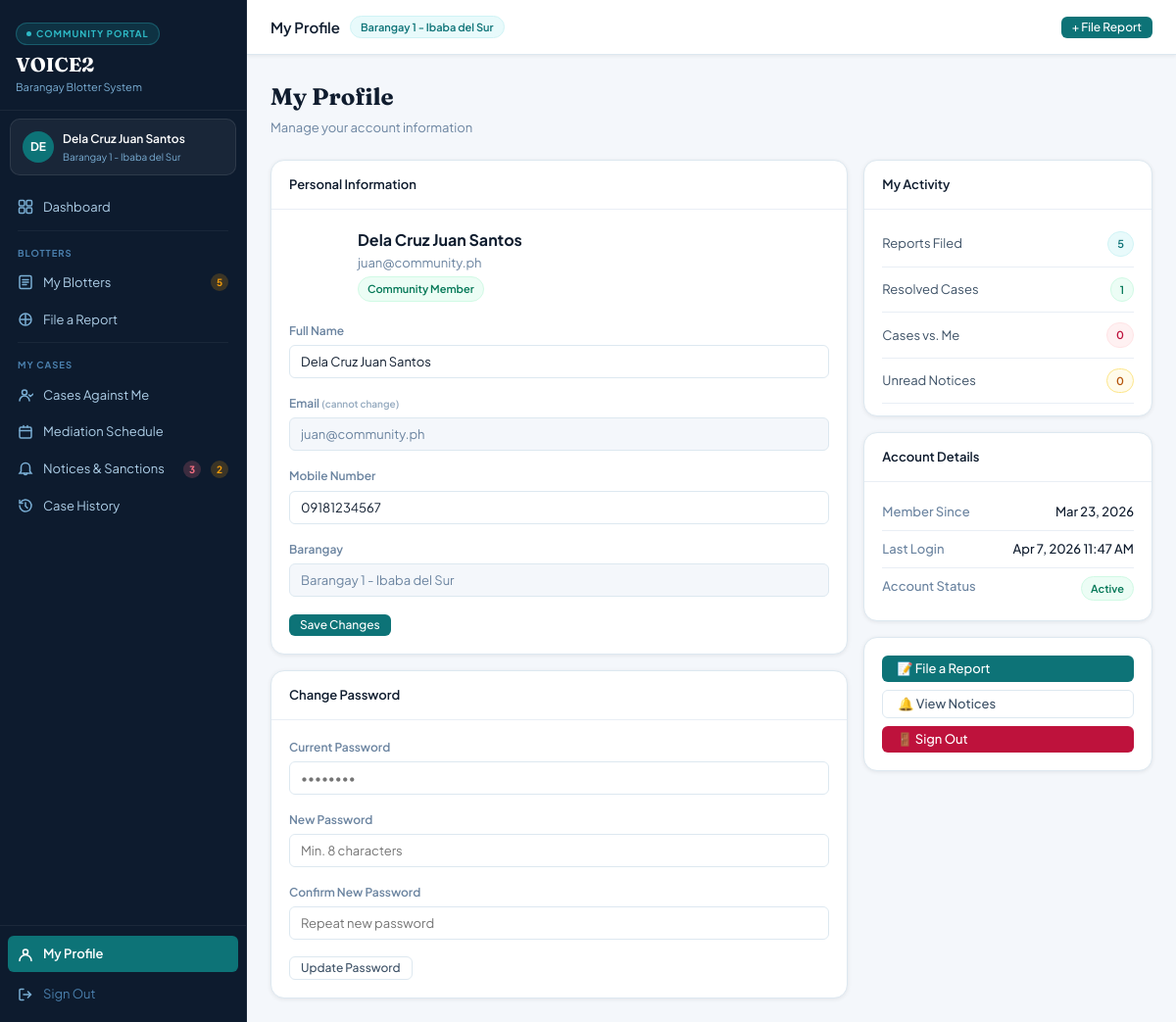
The page /community-portal/index.php?page=profile (signed in) on the database its author committed.
### tables this page shows
CREATE TABLE `barangays` (
  `id` int(10) UNSIGNED NOT NULL,
  `name` varchar(120) NOT NULL,
  `municipality` varchar(120) NOT NULL,
  `province` varchar(120) DEFAULT NULL,
  `psgc_code` varchar(20) DEFAULT NULL,
  `contact_no` varchar(20) DEFAULT NULL,
  `email` varchar(120) DEFAULT NULL,
  `address` text DEFAULT NULL,
  `captain_name` varchar(120) DEFAULT NULL,
  `is_active` tinyint(1) NOT NULL DEFAULT 1,
  `created_at` datetime NOT NULL DEFAULT current_timestamp(),
  `updated_at` datetime NOT NULL DEFAULT current_timestamp() ON UPDATE current_timestamp()
);

CREATE TABLE `users` (
  `id` int(10) UNSIGNED NOT NULL,
  `barangay_id` int(10) UNSIGNED DEFAULT NULL,
  `full_name` varchar(200) NOT NULL,
  `first_name` varchar(80) DEFAULT NULL,
  `middle_name` varchar(80) DEFAULT NULL,
  `last_name` varchar(80) DEFAULT NULL,
  `email` varchar(150) NOT NULL,
  `password_hash` varchar(255) NOT NULL,
  `contact_number` varchar(20) DEFAULT NULL,
  `address` text DEFAULT NULL,
  `birth_date` date DEFAULT NULL,
  `role` enum('community','barangay','superadmin') NOT NULL DEFAULT 'community',
  `is_active` tinyint(1) NOT NULL DEFAULT 0,
  `last_login` datetime DEFAULT NULL,
  `created_at` datetime NOT NULL DEFAULT current_timestamp(),
  `updated_at` datetime NOT NULL DEFAULT current_timestamp() ON UPDATE current_timestamp()
);

### connection/connect.php (called while the page is built, shortened)
<?php
function currentUser(): array {
    return [
        'id'         => $_SESSION['user_id']   ?? null,
        'name'       => $_SESSION['user_name'] ?? null,
        'role'       => $_SESSION['user_role'] ?? null,
        'barangay_id'=> $_SESSION['barangay_id'] ?? null,
    ];
}
function e(string $str): string {
    return htmlspecialchars($str, ENT_QUOTES, 'UTF-8');
}

### community-portal/pages/profile.php (the view, shortened to what this page needs)
<?php
$uid = (int)$user['id'];
$me = [];
try { $s=$pdo->prepare("SELECT * FROM users WHERE id=? LIMIT 1"); $s->execute([$uid]); $me=$s->fetch()??[]; } catch(PDOException $e){}
$stats=['filed'=>0,'resolved'=>0,'violations'=>0,'pending_notices'=>0];
try {
    $stats['filed']           = (int)$pdo->query("SELECT COUNT(*) FROM blotters WHERE complainant_user_id=$uid")->fetchColumn();
    $stats['resolved']        = (int)$pdo->query("SELECT COUNT(*) FROM blotters WHERE complainant_user_id=$uid AND status IN ('resolved','closed')")->fetchColumn();
    $stats['violations']      = (int)$pdo->query("SELECT COUNT(*) FROM violations WHERE user_id=$uid")->fetchColumn();
    $stats['pending_notices'] = (int)$pdo->query("SELECT COUNT(*) FROM notices WHERE recipient_user_id=$uid AND acknowledged_at IS NULL")->fetchColumn();
} catch(PDOException $e){}
?>
<div class="page-hdr">
  <div class="page-hdr-left"><h2>My Profile</h2><p>Manage your account information</p></div>
</div>
<div class="g21">
  <div>
    <div class="card mb16">
      <div class="card-hdr"><span class="card-title">Personal Information</span></div>
      <div class="card-body">
        <div style="display:flex;align-items:center;gap:14px;margin-bottom:20px">
          <div style="width:56px;height:56px;border-radius:50%;background:var(--green-600);color:#fff;display:flex;align-items:center;justify-content:center;font-size:20px;font-weight:700;flex-shrink:0">
          </div>
          <div>
            <div style="font-size:16px;font-weight:700;color:var(--ink-900)"><?= e($me['full_name']??'') ?></div>
            <div style="font-size:13px;color:var(--ink-400)"><?= e($me['email']??'') ?></div>
            <span class="chip ch-green" style="margin-top:4px">Community Member</span>
          </div>
        </div>
        <form method="POST">
          <div class="fg"><label>Full Name</label><input type="text" name="full_name" value="<?= e($me['full_name']??'') ?>" required></div>
          <div class="fg">
            <label>Email <small style="color:var(--ink-300)">(cannot change)</small></label>
            <input type="email" value="<?= e($me['email']??'') ?>" readonly style="background:var(--surface);color:var(--ink-400)">
          </div>
          <div class="fg"><label>Mobile Number</label><input type="tel" name="contact_number" value="<?= e($me['contact_number']??'') ?>" placeholder="09XXXXXXXXX"></div>
          <div class="fg">
            <label>Barangay</label>
            <input type="text" value="<?= e($bgy_name) ?>" readonly style="background:var(--surface);color:var(--ink-400)">
          </div>
          <button type="submit" class="btn btn-primary btn-sm">Save Changes</button>
        </form>
      </div>
    </div>
    <div class="card">
      <div class="card-hdr"><span class="card-title">Change Password</span></div>
      <div class="card-body">
        <form method="POST">
          <div class="fg"><label>Current Password</label><input type="password" name="current" placeholder="••••••••"></div>
          <div class="fg"><label>New Password</label><input type="password" name="new" placeholder="Min. 8 characters"></div>
          <div class="fg"><label>Confirm New Password</label><input type="password" name="confirm" placeholder="Repeat new password"></div>
          <button type="submit" class="btn btn-outline btn-sm">Update Password</button>
        </form>
      </div>
    </div>
  </div>
  <div>
    <div class="card mb16">
      <div class="card-hdr"><span class="card-title">My Activity</span></div>
      <div class="card-body" style="padding:12px 18px">
        <?php foreach([
          ['Reports Filed',   'filed',           'ch-teal'],
          ['Resolved Cases',  'resolved',        'ch-green'],
          ['Cases vs. Me',    'violations',      'ch-rose'],
          ['Unread Notices',  'pending_notices', 'ch-amber'],
        ] as [$lbl,$key,$ch]): ?>
        <div style="display:flex;justify-content:space-between;align-items:center;padding:10px 0;border-bottom:1px solid var(--surface-2)">
          <span style="font-size:13px;color:var(--ink-600)"><?= $lbl ?></span>
          <span class="chip <?= $ch ?>"><?= $stats[$key] ?></span>
        </div>
        <?php endforeach; ?>
      </div>
    </div>
    <div class="card mb16">
      <div class="card-hdr"><span class="card-title">Account Details</span></div>
      <div class="card-body" style="padding:12px 18px">
        <div class="dr"><span class="dr-lbl">Member Since</span><span class="dr-val"><?= $me['created_at']?date('M j, Y',strtotime($me['created_at'])):'—' ?></span></div>
        <div class="dr"><span class="dr-lbl">Last Login</span><span class="dr-val"><?= $me['last_login']?date('M j, Y g:i A',strtotime($me['last_login'])):'—' ?></span></div>
        <div class="dr"><span class="dr-lbl">Account Status</span><span class="dr-val"><span class="chip <?= ($me['is_active']??0)?'ch-green':'ch-amber' ?>"><?= ($me['is_active']??0)?'Active':'Pending Approval' ?></span></span></div>
      </div>
    </div>
    <div class="card">
      <div class="card-body" style="display:flex;flex-direction:column;gap:8px">
        <a href="?page=file-report" class="btn btn-primary" style="justify-content:flex-start">📝 File a Report</a>
        <a href="?page=notices"     class="btn btn-outline" style="justify-content:flex-start">🔔 View Notices</a>
        <a href="../connection/logout.php" class="btn btn-danger" style="justify-content:flex-start">🚪 Sign Out</a>
      </div>
    </div>
  </div>
</div>

### community-portal/index.php (shortened to what this page needs)
<?php
require_once '../connection/auth.php';
$user = currentUser();
$allowed = ['dashboard','my-blotters','file-report','assigned-cases','mediation','notices','history','profile'];
$page    = (isset($_GET['page']) && in_array($_GET['page'], $allowed)) ? $_GET['page'] : 'dashboard';
$titles = [
    'dashboard'      => 'Dashboard',
    'my-blotters'    => 'My Blotters',
    'file-report'    => 'File a Report',
    'assigned-cases' => 'Cases Against Me',
    'mediation'      => 'Mediation Schedule',
    'notices'        => 'Notices & Sanctions',
    'history'        => 'Case History',
    'profile'        => 'My Profile',
];
$uid = (int)$user['id'];
$bid = (int)$user['barangay_id'];
$bgy_name = 'Your Barangay';
try {
    $s = $pdo->prepare("SELECT name FROM barangays WHERE id = ? LIMIT 1");
    $s->execute([$bid]);
    $bgy_name = $s->fetchColumn() ?: $bgy_name;
} catch (PDOException $e) {}
$badge_blotters = $badge_cases = $badge_notices = $badge_med = $badge_sanctions = 0;
try {
    $uname = trim($user['name'] ?? '');
    $name_parts = array_filter(preg_split('/[\s,]+/', $uname), fn($p) => strlen($p) > 2);
    $name_likes = [];
    foreach ($name_parts as $part) {
        $name_likes[] = 'b.respondent_name LIKE ' . $pdo->quote('%' . $part . '%');
    }
    $name_match_sql = $name_likes ? '(' . implode(' AND ', $name_likes) . ')' : '1=0';
    $respondent_scope_sql = "(b.respondent_user_id=$uid OR (b.respondent_user_id IS NULL AND $name_match_sql))";
    $badge_blotters = (int)$pdo->query("SELECT COUNT(*) FROM blotters WHERE complainant_user_id=$uid")->fetchColumn();
    $badge_notices = (int)$pdo->query("SELECT COUNT(*) FROM party_notifications WHERE recipient_user_id=$uid AND read_at IS NULL AND status IN ('pending','sent')")->fetchColumn();
    $badge_penalties = (int)$pdo->query("
        SELECT COUNT(DISTINCT p.id)
        FROM penalties p
        JOIN blotters b ON b.id = p.blotter_id
        WHERE b.barangay_id = $bid
          AND (
            (p.missed_party IN ('respondent','both') AND $respondent_scope_sql)
            OR (p.missed_party IN ('complainant','both') AND b.complainant_user_id = $uid)
          )
    ")->fetchColumn();
    $badge_event_sanctions = (int)$pdo->query("
        SELECT COUNT(*) FROM (
            SELECT CONCAT('missed_resp:', ms.id) AS sanction_key
            FROM mediation_schedules ms
            JOIN blotters b ON b.id = ms.blotter_id
            WHERE b.barangay_id = $bid
              AND ms.missed_session = 1
              AND ms.no_show_by IN ('respondent','both')
              AND $respondent_scope_sql
            UNION
            SELECT CONCAT('missed_comp:', ms.id) AS sanction_key
            FROM mediation_schedules ms
            JOIN blotters b ON b.id = ms.blotter_id
            WHERE b.barangay_id = $bid
              AND b.complainant_user_id = $uid
              AND ms.missed_session = 1
              AND ms.no_show_by IN ('complainant','both')
            UNION
            SELECT CONCAT('referred_resp:', b.id) AS sanction_key
            FROM blotters b
            WHERE b.barangay_id = $bid
              AND $respondent_scope_sql
              AND (
                b.prescribed_action IN ('refer_police','refer_vawc','escalate_municipality')
                OR b.status IN ('escalated','cfa_issued','transferred')
              )
            UNION
            SELECT CONCAT('referred_comp:', b.id) AS sanction_key
            FROM blotters b
            WHERE b.barangay_id = $bid
              AND b.complainant_user_id = $uid
              AND (
                b.prescribed_action IN ('refer_police','refer_vawc','escalate_municipality')
                OR b.status IN ('escalated','cfa_issued','transferred')
              )
            UNION
            SELECT CONCAT('dismissed_comp:', b.id) AS sanction_key
            FROM blotters b
            WHERE b.barangay_id = $bid
              AND b.complainant_user_id = $uid
              AND b.status = 'dismissed'
            UNION
            SELECT CONCAT('dismissed_resp:', b.id) AS sanction_key
            FROM blotters b
            WHERE b.barangay_id = $bid
              AND $respondent_scope_sql
              AND b.status = 'dismissed'
        ) sanctions
    ")->fetchColumn();
    $badge_sanctions = $badge_penalties + $badge_event_sanctions;
} catch (PDOException $e) {}
?>
<!DOCTYPE html>
<html lang="en">
<head>
  <link rel="stylesheet" href="css/styles.css">
</head>
<body>
<div class="app">
  <aside class="sidebar">
    <div class="sb-brand">
      <div class="sb-pill"><div class="sb-dot"></div><span>Community Portal</span></div>
      <div class="sb-name">VOICE2</div>
      <div class="sb-sub">Barangay Blotter System</div>
    </div>
    <div class="user-chip">
      <div class="user-av"><?= strtoupper(substr($user['name'] ?? 'U', 0, 2)) ?></div>
      <div>
        <div class="user-nm"><?= e($user['name'] ?? 'Resident') ?></div>
        <div class="user-bgy"><?= e($bgy_name) ?></div>
      </div>
    </div>
    <nav>
      <a class="nav-a <?= $page==='dashboard'?'active':'' ?>" href="?page=dashboard">
        <span class="nav-lbl">Dashboard</span>
      </a>
      <div class="nav-hr"></div>
      <div class="nav-sec">Blotters</div>
      <a class="nav-a <?= $page==='my-blotters'?'active':'' ?>" href="?page=my-blotters">
        <svg class="nav-ic" viewBox="0 0 16 16" fill="none" stroke="currentColor" stroke-width="1.5" stroke-linecap="round"><rect x="2" y="1.5" width="12" height="13" rx="1.5"/><path d="M5 5.5h6M5 8h6M5 10.5h4"/></svg>
        <span class="nav-lbl">My Blotters</span>
        <?php if ($badge_blotters > 0): ?><span class="nav-badge nb-amber"><?= $badge_blotters ?></span><?php endif; ?>
      </a>
      <a class="nav-a <?= $page==='file-report'?'active':'' ?>" href="?page=file-report">
        <svg class="nav-ic" viewBox="0 0 16 16" fill="none" stroke="currentColor" stroke-width="1.5" stroke-linecap="round"><path d="M8 3v10M3 8h10"/><circle cx="8" cy="8" r="6"/></svg>
        <span class="nav-lbl">File a Report</span>
      </a>
      <div class="nav-hr"></div>
      <div class="nav-sec">My Cases</div>
      <a class="nav-a <?= $page==='assigned-cases'?'active':'' ?>" href="?page=assigned-cases">
        <svg class="nav-ic" viewBox="0 0 16 16" fill="none" stroke="currentColor" stroke-width="1.5" stroke-linecap="round"><circle cx="7" cy="5.5" r="2.5"/><path d="M2 14c0-3 2.5-5 5-5s5 2.2 5 5"/><path d="M11.5 8l1.5 1.5L16 7" stroke-width="1.5"/></svg>
        <span class="nav-lbl">Cases Against Me</span>
      </a>
      <a class="nav-a <?= $page==='mediation'?'active':'' ?>" href="?page=mediation">
        <svg class="nav-ic" viewBox="0 0 16 16" fill="none" stroke="currentColor" stroke-width="1.5" stroke-linecap="round"><rect x="2" y="3" width="12" height="11" rx="1.5"/><path d="M2 6.5h12M6 3V1.5M10 3V1.5"/></svg>
        <span class="nav-lbl">Mediation Schedule</span>
      </a>
      <a class="nav-a <?= $page==='notices'?'active':'' ?>" href="?page=notices">
        <svg class="nav-ic" viewBox="0 0 16 16" fill="none" stroke="currentColor" stroke-width="1.5" stroke-linecap="round"><path d="M8 1.5C5.5 1.5 3.5 3.5 3.5 6v4L2 12h12l-1.5-2V6C12.5 3.5 10.5 1.5 8 1.5z"/><path d="M6.5 12a1.5 1.5 0 0 0 3 0"/></svg>
        <span class="nav-lbl">Notices & Sanctions</span>
        <?php if ($badge_notices > 0): ?><span class="nav-badge nb-rose" title="Unread notices"><?= $badge_notices ?></span><?php endif; ?>
        <?php if ($badge_sanctions > 0): ?><span class="nav-badge nb-amber" title="Sanctions"><?= $badge_sanctions ?></span><?php endif; ?>
      </a>
      <a class="nav-a <?= $page==='history'?'active':'' ?>" href="?page=history">
        <svg class="nav-ic" viewBox="0 0 16 16" fill="none" stroke="currentColor" stroke-width="1.5" stroke-linecap="round"><path d="M2 8a6 6 0 1 0 .9-3.2"/><path d="M2 2.5V5.5h3"/><path d="M8 5v3.5l2 2"/></svg>
        <span class="nav-lbl">Case History</span>
      </a>
    </nav>
    <div class="sb-foot">
      <a class="nav-a <?= $page==='profile'?'active':'' ?>" href="?page=profile" style="margin-bottom:4px">
        <svg class="nav-ic" viewBox="0 0 16 16" fill="none" stroke="currentColor" stroke-width="1.5" stroke-linecap="round"><circle cx="8" cy="5.5" r="2.5"/><path d="M2 14.5c0-3.3 2.7-6 6-6s6 2.7 6 6"/></svg>
        <span class="nav-lbl">My Profile</span>
      </a>
      <a class="logout-row" href="../connection/logout.php">
        <svg class="nav-ic" viewBox="0 0 16 16" fill="none" stroke="currentColor" stroke-width="1.5" stroke-linecap="round"><path d="M6 13.5H3a1 1 0 0 1-1-1v-9a1 1 0 0 1 1-1h3"/><path d="M10.5 11l3-3-3-3M13.5 8H6"/></svg>
        <span>Sign Out</span>
      </a>
    </div>
  </aside>
  <div class="main">
    <div class="topbar">
      <div class="topbar-left">
        <span class="topbar-title"><?= e($titles[$page]) ?></span>
        <span class="topbar-badge"><?= e($bgy_name) ?></span>
      </div>
      <div class="topbar-actions">
        <a href="?page=file-report" class="btn btn-primary btn-sm">+ File Report</a>
      </div>
    </div>
    <div class="content">
      <?php include "pages/{$page}.php"; ?>
    </div>
  </div>
</div>
</body>
</html>

### rows shown on the page
barangays: name "Barangay 1 - Ibaba del Sur"
users: full_name "Dela Cruz Juan Santos", email "juan@community.ph", contact_number "09181234567", created_at "Mar 23, 2026", last_login "Apr 7, 2026 11:47 AM"

### other values the page prints
substr($user['name'] ?? 'U', 0, 2) "DE"
$user['name'] "Dela Cruz Juan Santos"
$badge_blotters "5"
$badge_notices "3"
$badge_sanctions "2"
$titles[$page] "My Profile"
$lbl "Reports Filed"
$stats[$key] "5"
$lbl "Resolved Cases"
$stats[$key] "1"
$lbl "Cases vs. Me"
$stats[$key] "0"
$lbl "Unread Notices"
